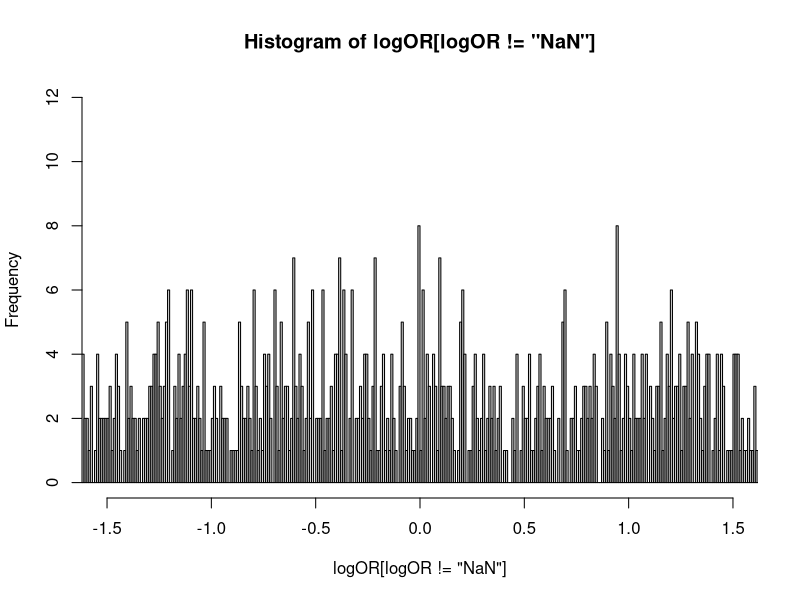
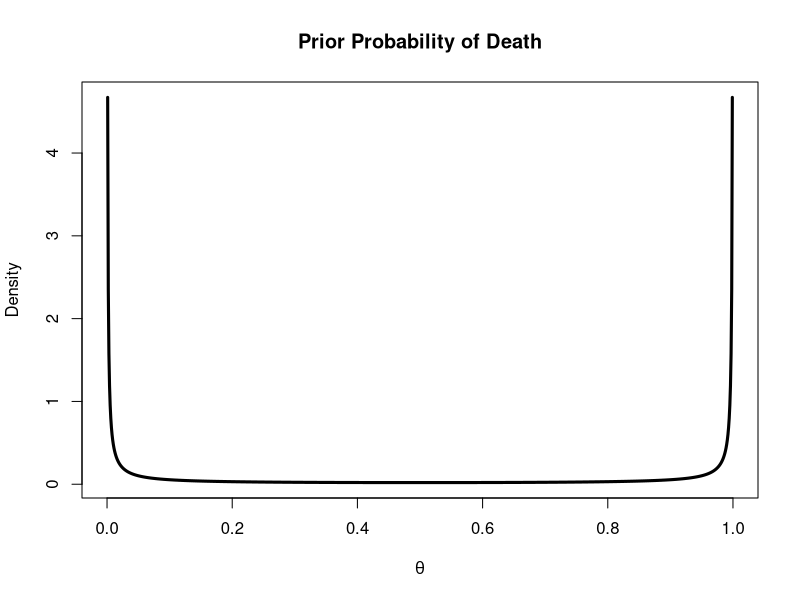

R code for these plots, in order:
## ---- chunk 1

probdeath.single=rbeta(100000,1,0.01,0.01)
problife.single=1-probdeath.single

probdeath.multi=rbeta(100000,1,0.01,.01)
problife.multi=1-probdeath.multi


logOR=log((probdeath.single/probdeath.multi)/(problife.single/problife.multi))



## ---- chunk 2
hist(logOR[logOR!="NaN"],xlim=c(-1.5,1.5),breaks = 10000)
## ---- chunk 3

p=seq(0,1,by=0.001)
prior=dbeta(p,0.01,0.01)

plot(p,prior,type="l",ylab="Density",lty=1,lwd=3,xlab = expression(theta),main="Prior Probability of Death")
